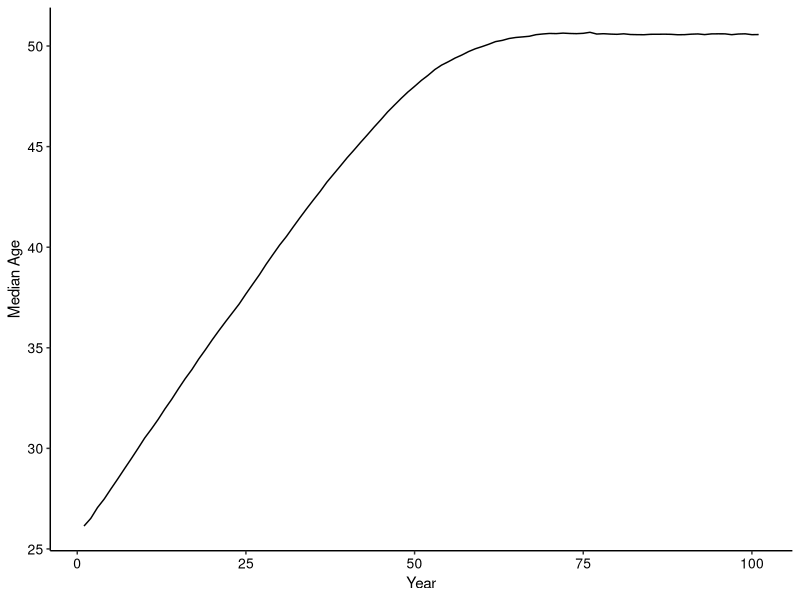
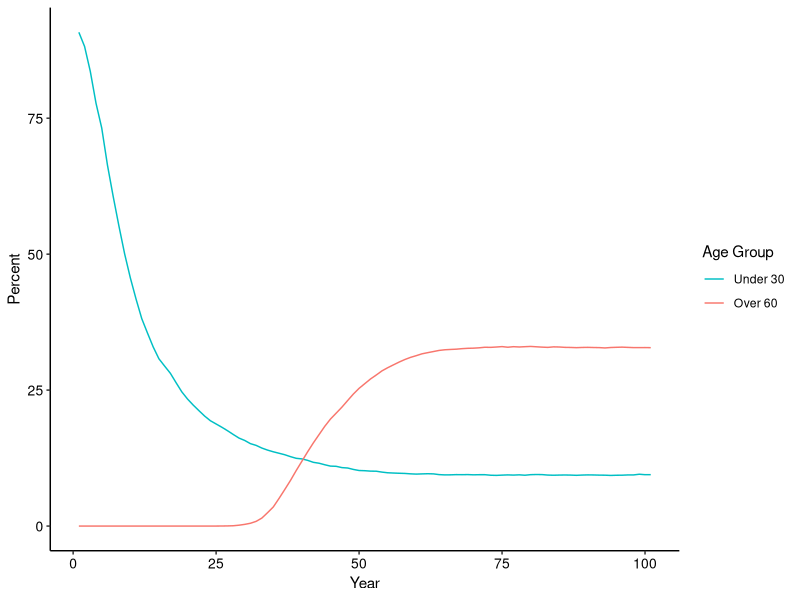
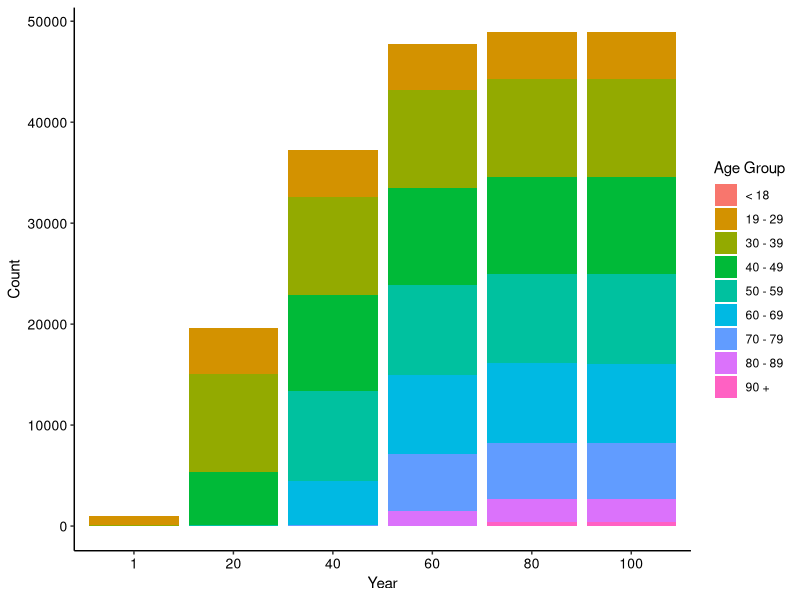
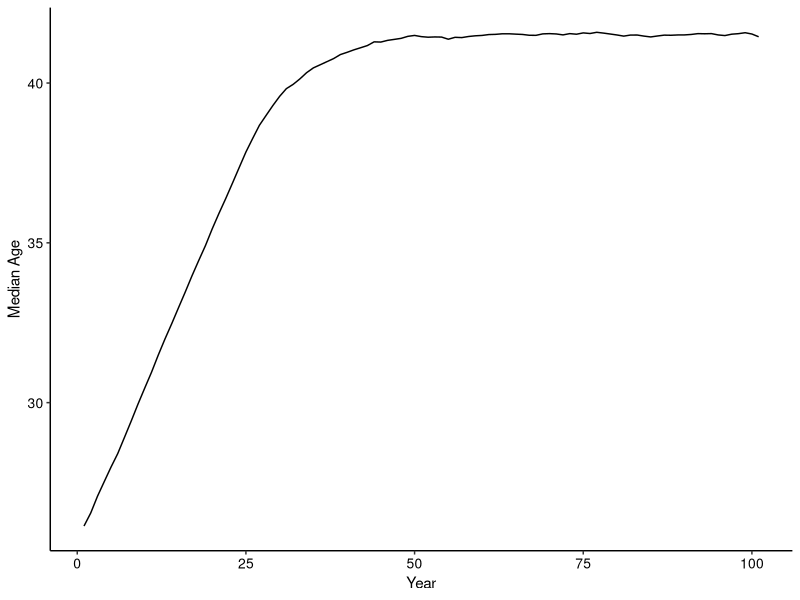
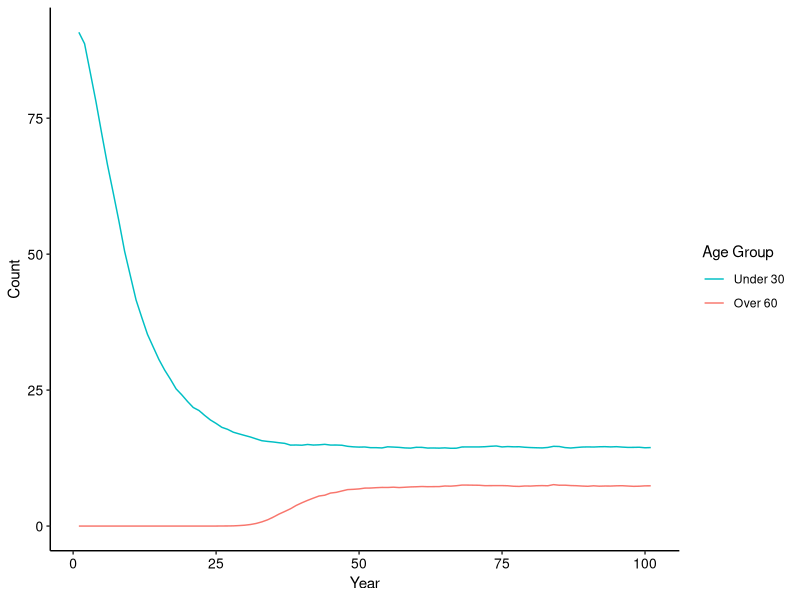
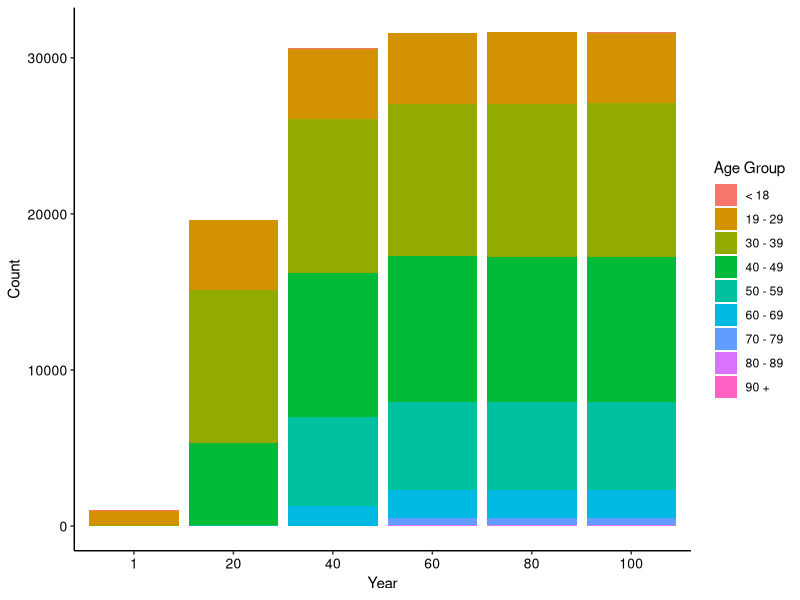
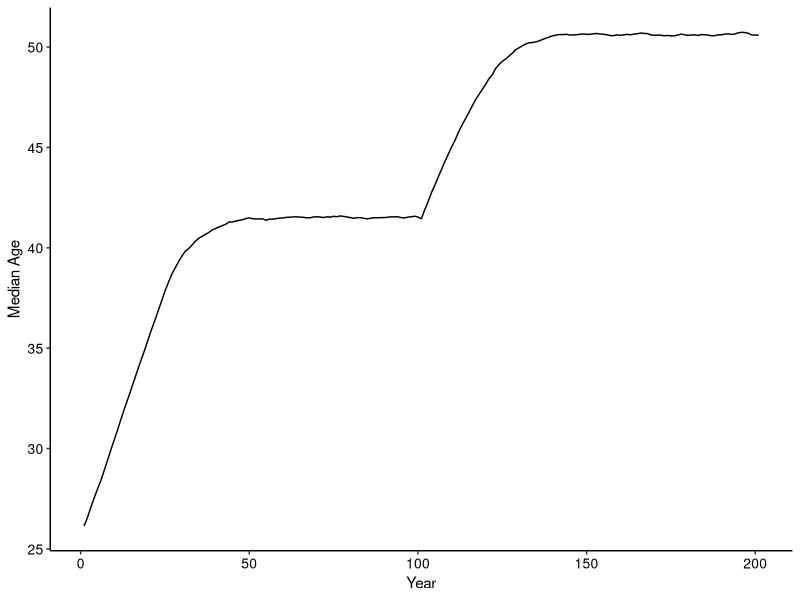
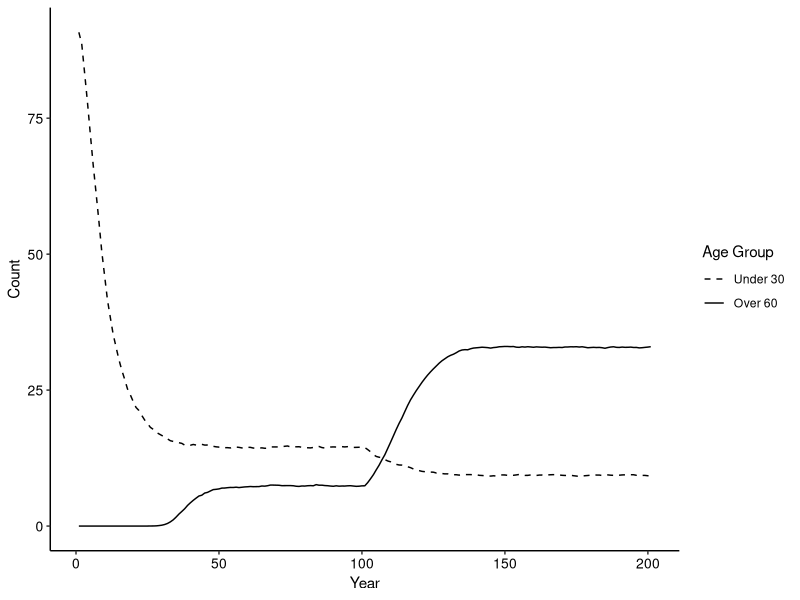

Recreate these plots in R, in order.
## ---- chunk 1
knitr::opts_chunk$set(echo = TRUE)
## ---- chunk 2
library(tidyverse)
## ---- chunk 3
set.seed(12345)
## ---- chunk 4
pop_n <- 1000 # number of people entering annually
pop_mean <- 26 # mean age of people entering
pop_sd <- 3 # standard deviation of people entering
parole_eligibility <- 25 # number of years before eligible for parole
parole_prob <- 0.9 # probability of earning parole
## ---- chunk 5
# stores individual members of population
population <- 
  rnorm(n = pop_n, mean = pop_mean, sd = pop_sd) %>% 
  enframe() %>% 
  select(value) %>% 
  rename(original_age = value) %>% 
  mutate(current_age = original_age, years_incarcerated = 0)

# stores median & number of people in age groups
overall <-
  tibble(year = 1, total = nrow(population), 
         median_age = median(population$current_age)) %>% 
  mutate("< 18" = pull(count(filter(population, current_age < 19))),
         "19 - 29" = pull(count(filter(population, current_age >= 19 & current_age < 30))),
         "30 - 39" = pull(count(filter(population, current_age >= 30 & current_age < 40))),
         "40 - 49" = pull(count(filter(population, current_age >= 40 & current_age < 50))),
         "50 - 59" = pull(count(filter(population, current_age >= 50 & current_age < 60))),
         "60 - 69" = pull(count(filter(population, current_age >= 60 & current_age < 70))),
         "70 - 79" = pull(count(filter(population, current_age >= 70 & current_age < 80))),
         "80 - 89" = pull(count(filter(population, current_age >= 80 & current_age < 90))),
         "90 +" = pull(count(filter(population, current_age >= 90))))
## ---- chunk 6
one_year_population <- function(data) {
  # age & years incarcerated increases by 1
  data$current_age <- data$current_age + 1
  data$years_incarcerated <- data$years_incarcerated + 1
  
  # creates age group cohorts & randomly removes fraction based on cohort
  less_than_18 <- filter(data, current_age < 19)
  less_than_18 <- sample_frac(less_than_18, (1 - 0.0007))
  
  `19_to_29` <- filter(data, current_age >= 19 & current_age < 30)
  `19_to_29` <- sample_frac(`19_to_29`, (1 - 0.0013))
  
  `30_to_39` <- filter(data, current_age >= 30 & current_age < 40)
  `30_to_39` <- sample_frac(`30_to_39`, (1 - 0.0019))
  
  `40_to_49` <- filter(data, current_age >= 40 & current_age < 50)
  `40_to_49` <- sample_frac(`40_to_49`, (1 - 0.0040))
  
  `50_to_59` <- filter(data, current_age >= 50 & current_age < 60)
  `50_to_59` <- sample_frac(`50_to_59`, (1 - 0.0088))
  
  `60_to_69` <- filter(data, current_age >= 60 & current_age < 70)
  `60_to_69` <- sample_frac(`60_to_69`, (1 - 0.0178))
  
  `70_to_79` <- filter(data, current_age >= 70 & current_age < 80)
  `70_to_79` <- sample_frac(`70_to_79`, (1 - 0.0439))
  
  `80_to_89` <- filter(data, current_age >= 80 & current_age < 90)
  `80_to_89` <- sample_frac(`80_to_89`, (1 - 0.1345))
  
  over_90 <- filter(data, current_age >= 90)
  over_90 <- sample_frac(over_90, (1 - 0.1926))
  
  data <- do.call("rbind", list(less_than_18, `19_to_29`, `30_to_39`, `40_to_49`, `50_to_59`, 
                                `60_to_69`,`70_to_79`, `80_to_89`, over_90))
  
  # adds 1000 more
  incoming <- 
    rnorm(n = pop_n, mean = pop_mean, sd = pop_sd) %>% 
    enframe() %>% 
    select(value) %>% 
    rename(original_age = value) %>% 
    mutate(current_age = original_age, years_incarcerated = 0)
  data <- rbind(data, incoming)
  
  # removes any observations with age less than 16 or greater than 100
  data <- data %>% 
    filter(current_age >= 16 & current_age < 100)
}

one_year_overall <- function(data, p) {
    incoming <-
      tibble(year = last(data$year) + 1, total = nrow(p),
             median_age = median(p$current_age)) %>% 
        mutate("< 18" = pull(count(filter(p, current_age < 19))),
               "19 - 29" = pull(count(filter(p, current_age >= 19 & current_age < 30))),
               "30 - 39" = pull(count(filter(p, current_age >= 30 & current_age < 40))),
               "40 - 49" = pull(count(filter(p, current_age >= 40 & current_age < 50))),
               "50 - 59" = pull(count(filter(p, current_age >= 50 & current_age < 60))),
               "60 - 69" = pull(count(filter(p, current_age >= 60 & current_age < 70))),
               "70 - 79" = pull(count(filter(p, current_age >= 70 & current_age < 80))),
               "80 - 89" = pull(count(filter(p, current_age >= 80 & current_age < 90))),
               "90 +" = pull(count(filter(p, current_age >= 90))))
    data <- rbind(data, incoming)
}
## ---- chunk 7
# extend 100 years until stable
no_parole_population <- population
no_parole_overall <- overall

for (i in 1:100) {
  no_parole_population <- one_year_population(no_parole_population)
  no_parole_overall <- one_year_overall(no_parole_overall, no_parole_population)
}
## ---- chunk 8
one_year_parole <- function(data) {
  data$current_age <- data$current_age + 1
  data$years_incarcerated <- data$years_incarcerated + 1
  
  less_than_18 <- filter(data, current_age < 19)
  less_than_18 <- sample_frac(less_than_18, (1 - 0.0007))
  
  `19_to_29` <- filter(data, current_age >= 19 & current_age < 30)
  `19_to_29` <- sample_frac(`19_to_29`, (1 - 0.0013))
  
  `30_to_39` <- filter(data, current_age >= 30 & current_age < 40)
  `30_to_39` <- sample_frac(`30_to_39`, (1 - 0.0019))
  
  `40_to_49` <- filter(data, current_age >= 40 & current_age < 50)
  `40_to_49` <- sample_frac(`40_to_49`, (1 - 0.0040))
  
  `50_to_59` <- filter(data, current_age >= 50 & current_age < 60)
  `50_to_59` <- sample_frac(`50_to_59`, (1 - 0.0088))
  
  `60_to_69` <- filter(data, current_age >= 60 & current_age < 70)
  `60_to_69` <- sample_frac(`60_to_69`, (1 - 0.0178))
  
  `70_to_79` <- filter(data, current_age >= 70 & current_age < 80)
  `70_to_79` <- sample_frac(`70_to_79`, (1 - 0.0439))
  
  `80_to_89` <- filter(data, current_age >= 80 & current_age < 90)
  `80_to_89` <- sample_frac(`80_to_89`, (1 - 0.1345))
  
  over_90 <- filter(data, current_age >= 90)
  over_90 <- sample_frac(over_90, (1 - 0.1926))
  
  data <- do.call("rbind", list(less_than_18, `19_to_29`, `30_to_39`, `40_to_49`, `50_to_59`, 
                                `60_to_69`,`70_to_79`, `80_to_89`, over_90))
  
  eligible <- sample_frac(filter(data, years_incarcerated >= parole_eligibility), parole_prob)
  ineligible <- filter(data, years_incarcerated < parole_eligibility)
  data <- rbind(eligible, ineligible)
  
  incoming <- 
    rnorm(n = pop_n, mean = pop_mean, sd = pop_sd) %>% 
    enframe() %>% 
    select(value) %>% 
    rename(original_age = value) %>% 
    mutate(current_age = original_age, years_incarcerated = 0)
  data <- rbind(data, incoming)
  
  data <- data %>% 
    filter(current_age >= 16 & current_age < 100)
}
## ---- chunk 9
parole_population <- population
parole_overall <- overall

for (i in 1:100) {
  parole_population <- one_year_parole(parole_population)
  parole_overall <- one_year_overall(parole_overall, parole_population)
}
## ---- chunk 10
policy_population <- parole_population
policy_overall <- parole_overall

for (i in 1:100) {
  policy_population <- one_year_population(policy_population)
  policy_overall <- one_year_overall(policy_overall, policy_population)
}
## ---- chunk 11
ggplot(data = no_parole_overall, mapping = aes(x = year, y = median_age)) +
  geom_line() +
  labs(x = "Year", y = "Median Age") +
  theme_classic() +
  theme(axis.text.x = element_text(color = "#000000", size = 10),
        axis.text.y = element_text(color = "#000000", size = 10))

no_parole_overall %>% 
  mutate(under_30 = (`19 - 29` + `< 18`) / total * 100, 
         over_60 = (`60 - 69` + `70 - 79` + `80 - 89` + `90 +`) / total * 100) %>% 
  select(year, under_30, over_60) %>% 
  ggplot(data = ., mapping = aes(x = year, group = 1)) +
  geom_line(mapping = aes(y = under_30, color = "under_30")) +
  geom_line(mapping = aes(y = over_60, color = "over_60")) +
  labs(x = "Year", y = "Percent") +
  scale_color_discrete(name = "Age Group",
                       breaks = c("under_30", "over_60"), labels = c("Under 30", "Over 60")) +
  theme_classic() +
  theme(axis.text.x = element_text(color = "#000000", size = 10),
        axis.text.y = element_text(color = "#000000", size = 10))

no_parole_overall_long <- no_parole_overall %>% 
  select(year, `< 18`:`90 +`) %>% 
  mutate(year = as.character(year)) %>% 
  pivot_longer(-year, names_to = "age_group", values_to = "count")

ggplot(data = no_parole_overall_long, mapping = aes(x = year, y = count, fill = age_group)) +
  geom_bar(stat = "identity") +
  labs(x = "Year", y = "Count") +
  scale_x_discrete(limits = c("1", "20", "40", "60", "80", "100")) +
  scale_fill_discrete(name = "Age Group",
                      breaks = c("< 18", "19 - 29", "30 - 39", "40 - 49", "50 - 59", "60 - 69",
                                 "70 - 79", "80 - 89", "90 +")) +
  theme_classic() +
  theme(axis.text.x = element_text(color = "#000000", size = 10),
        axis.text.y = element_text(color = "#000000", size = 10))
## ---- chunk 12
simulation_base <- no_parole_overall %>% 
  filter(year == 100) %>%
  mutate(`< 18` = `< 18` / total * 100, `19 - 29` = `19 - 29` / total * 100,
         `30 - 39` = `30 - 39` / total * 100, `40 - 49` = `40 - 49` / total * 100,
         `50 - 59` = `50 - 59` / total * 100, `60 - 69` = `60 - 69` / total * 100,
         `70 - 79` = `70 - 79` / total * 100, `80 - 89` = `80 - 89` / total * 100,
         `90 +` = `90 +` / total * 100) %>% 
  select(total:`90 +`)
## ---- chunk 13
ggplot(data = parole_overall, mapping = aes(x = year, y = median_age)) +
  geom_line() +
  labs(x = "Year", y = "Median Age") +
  theme_classic() +
  theme(axis.text.x = element_text(color = "#000000", size = 10),
        axis.text.y = element_text(color = "#000000", size = 10))

parole_overall %>% 
  mutate(under_30 = (`19 - 29` + `< 18`) / total * 100, 
         over_60 = (`60 - 69` + `70 - 79` + `80 - 89` + `90 +`) / total * 100) %>% 
  select(year, under_30, over_60) %>% 
  ggplot(data = ., mapping = aes(x = year, group = 1)) +
  geom_line(mapping = aes(y = under_30, color = "under_30")) +
  geom_line(mapping = aes(y = over_60, color = "over_60")) +
  labs(x = "Year", y = "Count") +
  scale_color_discrete(name = "Age Group",
                       breaks = c("under_30", "over_60"), labels = c("Under 30", "Over 60")) +
  theme_classic() +
  theme(axis.text.x = element_text(color = "#000000", size = 10),
        axis.text.y = element_text(color = "#000000", size = 10))

parole_overall_long <- parole_overall %>% 
  select(year, `< 18`:`90 +`) %>% 
  mutate(year = as.character(year)) %>% 
  pivot_longer(-year, names_to = "age_group", values_to = "count")

ggplot(data = parole_overall_long, mapping = aes(x = year, y = count, fill = age_group)) +
  geom_bar(stat = "identity") +
  labs(x = "Year", y = "Count") +
  scale_x_discrete(limits = c("1", "20", "40", "60", "80", "100")) +
  scale_fill_discrete(name = "Age Group",
                      breaks = c("< 18", "19 - 29", "30 - 39", "40 - 49", "50 - 59", "60 - 69",
                                 "70 - 79", "80 - 89", "90 +")) +
  theme_classic() +
  theme(axis.text.x = element_text(color = "#000000", size = 10),
        axis.text.y = element_text(color = "#000000", size = 10))
## ---- chunk 14
simulation_parole <- parole_overall %>% 
  filter(year == 100) %>%
  mutate(over_60 = (`60 - 69` + `70 - 79` + `80 - 89` + `90 +`) / total * 100,
         `< 18` = `< 18` / total * 100, `19 - 29` = `19 - 29` / total * 100,
         `30 - 39` = `30 - 39` / total * 100, `40 - 49` = `40 - 49` / total * 100,
         `50 - 59` = `50 - 59` / total * 100, `60 - 69` = `60 - 69` / total * 100,
         `70 - 79` = `70 - 79` / total * 100, `80 - 89` = `80 - 89` / total * 100,
         `90 +` = `90 +` / total * 100) %>%
  select(total, median_age, over_60)
## ---- chunk 15
ggplot(data = policy_overall) +
  geom_line(mapping = aes(x = year, y = median_age)) +
  labs(x = "Year", y = "Median Age") +
  theme_classic() +
  theme(axis.text.x = element_text(color = "#000000", size = 10),
        axis.text.y = element_text(color = "#000000", size = 10))

policy_overall %>% 
  mutate(under_30 = (`19 - 29` + `< 18`) / total * 100, 
         over_60 = (`60 - 69` + `70 - 79` + `80 - 89` + `90 +`) / total * 100) %>% 
  select(year, under_30, over_60) %>% 
  ggplot(data = ., mapping = aes(x = year, group = 1)) +
  geom_line(mapping = aes(y = under_30, linetype = "dashed")) +
  geom_line(mapping = aes(y = over_60, linetype = "solid")) +
  labs(x = "Year", y = "Count") +
  scale_linetype_manual(name = "Age Group",
                        values = c("dashed", "solid"), labels = c("Under 30", "Over 60")) +
  theme_classic() +
  theme(axis.text.x = element_text(color = "#000000", size = 10),
        axis.text.y = element_text(color = "#000000", size = 10))

policy_overall_long <- policy_overall %>% 
  mutate(`< 30` = `19 - 29` + `< 18`, `30 - 60` = `30 - 39` + `40 - 49` + `50 - 59`,
         `60 +` = `60 - 69` + `70 - 79` + `80 - 89` + `90 +`) %>% 
  select(year, `< 30`, `30 - 60`, `60 +`) %>% 
  mutate(year = as.character(year)) %>% 
  pivot_longer(-year, names_to = "age_group", values_to = "count")

ggplot(data = policy_overall_long, mapping = aes(x = year, y = count, fill = age_group)) +
  geom_col() +
  labs(x = "Year", y = "Count", fill = "Age Group") +
  scale_x_discrete(limits = c("100", "105", "110", "115", "120", "125", 
                              "130", "135", "140", "145", "150")) +
  theme_classic() +
  theme(axis.text.x = element_text(color = "#000000", size = 10),
        axis.text.y = element_text(color = "#000000", size = 10)) +
  scale_fill_grey()
## ---- chunk 16
simulation_policy <- policy_overall %>% 
  filter(year > 100) %>%
  mutate(over_60 = (`60 - 69` + `70 - 79` + `80 - 89` + `90 +`) / total * 100) %>%
  select(year, total, median_age, over_60)
## ---- chunk 17
population_e <- no_parole_population
overall_e <- no_parole_overall
for (i in 1:100) {
  population_e <- one_year_population(population_e)
  overall_e <- one_year_overall(overall_e, population_e)
}
## ---- chunk 18
ggplot(data = overall_e, mapping = aes(x = year, y = median_age)) +
  geom_line() +
  labs(title = "Median Age Over Time", x = "Year", y = "Median Age")

overall_e %>% 
  mutate(under_30 = (`19 - 29` + `< 18`) / total * 100, 
         over_60 = (`60 - 69` + `70 - 79` + `80 - 89` + `90 +`) / total * 100) %>% 
  select(year, under_30, over_60) %>% 
  ggplot(data = ., mapping = aes(x = year, group = 1)) +
  geom_line(mapping = aes(y = under_30, color = "under_30")) +
  geom_line(mapping = aes(y = over_60, color = "over_60")) +
  labs(title = "Percent Under 30 & Over 60 Over Time", x = "Year", y = "Count") +
  scale_color_discrete(name = "Age Group",
                       breaks = c("under_30", "over_60"), labels = c("Under 30", "Over 60"))

overall_e_long <- overall_e %>% 
  select(year, `< 18`:`90 +`) %>% 
  mutate(year = as.character(year)) %>% 
  pivot_longer(-year, names_to = "age_group", values_to = "count") %>% 
  filter(year == "1" | year == "21" | year == "41" | year == "61" | year == "81" | 
           year == "101" | year == "121" | year == "141" | year == "161" | year == "181" |
           year == "201")

ggplot(data = overall_e_long, mapping = aes(x = year, y = count, fill = age_group)) +
  geom_bar(position = "stack", stat = "identity") +
  labs(title = "Age Groups Over Time", x = "Year", y = "Count") +
  scale_x_discrete(limits = c("1", "21", "41", "61", "81", "101", "121", "141", "161", "181", 
                              "201")) +
  scale_fill_discrete(name = "Age Group",
                      breaks = c("< 18", "19 - 29", "30 - 39", "40 - 49", "50 - 59", "60 - 69",
                                 "70 - 79", "80 - 89", "90 +"))
## ---- chunk 19
parole_comparison <- parole_overall %>% 
  mutate(`< 30` = `19 - 29` + `< 18`, `30 - 60` = `30 - 39` + `40 - 49` + `50 - 59`,
         `60 +` = `60 - 69` + `70 - 79` + `80 - 89` + `90 +`) %>% 
  select(year, `< 30`, `30 - 60`, `60 +`) %>% 
  mutate(year = as.character(year)) %>% 
  pivot_longer(-year, names_to = "age_group", values_to = "count") %>% 
  filter(year == 100) %>% 
  mutate(parole = TRUE) %>% 
  select(age_group, count, parole)

no_parole_comparison <- no_parole_overall %>% 
  mutate(`< 30` = `19 - 29` + `< 18`, `30 - 60` = `30 - 39` + `40 - 49` + `50 - 59`,
         `60 +` = `60 - 69` + `70 - 79` + `80 - 89` + `90 +`) %>% 
  select(year, `< 30`, `30 - 60`, `60 +`) %>% 
  mutate(year = as.character(year)) %>% 
  pivot_longer(-year, names_to = "age_group", values_to = "count") %>% 
  filter(year == 100) %>% 
  mutate(parole = FALSE) %>% 
  select(age_group, count, parole)

comparison <- rbind(parole_comparison, no_parole_comparison)

ggplot(data = comparison, mapping = aes(x = parole, y = count, fill = age_group)) +
  geom_col() +
  labs(x = "Parole", y = "Count", fill = "Age Group") +
  scale_x_discrete(limits = c(TRUE, FALSE), labels = c("True", "False")) +
  theme_classic() +
  theme(axis.text.x = element_text(color = "#000000", size = 10),
        axis.text.y = element_text(color = "#000000", size = 10)) +
  scale_fill_grey()
## ---- chunk 20
bar_race <- no_parole_overall %>% 
  select(year, `< 18`:`90 +`) %>% 
  mutate(year = as.character(year)) %>% 
  pivot_longer(-year, names_to = "age_group", values_to = "count") %>% 
  pivot_wider(names_from = "year", values_from = "count")
## ---- chunk 21
nc <- read.csv("nc.csv")
nc %>% 
  mutate(Under30 = (AgeUnder20 + Age20to29) / PrisonPopulation * 100, 
         Over60 = (Age60to69 + Age70to79 + Age80to89 + Age90over) / PrisonPopulation * 100) %>% 
  select(year, PrisonPopulation, Under30, Over60) %>% 
  ggplot(data = ., mapping = aes(x = year, group = 1)) +
  geom_line(mapping = aes(y = Under30, color = "Under30")) +
  geom_line(mapping = aes(y = Over60, color = "Over60")) +
  labs(title = "Actual Percent Under 30 & Over 60 Over Time", x = "Year", y = "Percent") +
  scale_color_discrete(name = "Age Group",
                       breaks = c("Under30", "Over60"), labels = c("Under 30", "Over 60"))

nc_long <- nc %>% 
  select(year, AgeUnder20:Age90over) %>% 
  mutate(year = as.character(year)) %>% 
  pivot_longer(-year, names_to = "age_group", values_to = "count")

nc_long %>% 
  filter(age_group != "AgeUnder20") %>% 
  ggplot(data = ., mapping = aes(x = year, y = count, fill = age_group)) +
  geom_col() +
  labs(title = "Actual Age Groups Over Time", x = "Year", y = "Count") +
  scale_x_discrete(limits = c("1979", "1984", "1989", "1994", "1999", "2004", "2009", "2014", 
                              "2020")) +
  expand_limits(y = c(0, 50000)) +
  scale_fill_discrete(name = "Age Group",
                      breaks = c("Age20to29", "Age30to39", "Age40to49", "Age50to59", 
                                 "Age60to69", "Age70to79", "Age80to89", "Age90over"),
                      labels = c("20 - 29", "30 - 39", "40 - 49", "50 - 59", "60 - 69",
                                 "70 - 79", "80 - 89", "90 +"))
## ---- chunk 22
actual_nc <- nc %>% 
  filter(year == 2020) %>% 
  mutate(AgeUnder20 = AgeUnder20 / PrisonPopulation * 100,
         Age20to29 = Age20to29 / PrisonPopulation * 100, 
         Age30to39 = Age30to39 / PrisonPopulation * 100, 
         Age40to49 = Age40to49 / PrisonPopulation * 100, 
         Age50to59 = Age50to59 / PrisonPopulation * 100, 
         Age60to69 = Age60to69 / PrisonPopulation * 100, 
         Age70to79 = Age70to79 / PrisonPopulation * 100, 
         Age80to89 = Age80to89 / PrisonPopulation * 100, 
         Age90over = Age90over / PrisonPopulation * 100)
## ---- chunk 23
bjs <- read.csv("bjs.csv") # bureau of justice statistics
bjs_wide <- bjs %>% 
  select(RPTYEAR, AGEYREND, n) %>% 
  mutate(RPTYEAR = as.character(RPTYEAR)) %>% 
  pivot_wider(names_from = "AGEYREND", values_from = "n") %>% 
  mutate(total = `(1) 18-24 years` + `(2) 25-34 years` + `(3) 35-44 years` + 
           `(4) 45-54 years` + `(5) 55+ years`)

bjs_wide %>% 
  mutate(under_35 = (`(1) 18-24 years` + `(2) 25-34 years`) / total * 100, 
         over_55 = `(5) 55+ years` / total * 100) %>% 
  select(RPTYEAR, under_35, over_55) %>% 
  ggplot(data = ., mapping = aes(x = RPTYEAR, group = 1)) +
  geom_line(mapping = aes(y = under_35, color = "under_35")) +
  geom_line(mapping = aes(y = over_55, color = "over_55")) + 
  labs(title = "BJS Actual Percent Under 35 & Over 55 Over Time", x = "Year", y = "Percent") +
  scale_color_discrete(name = "Age Group", 
                       breaks = c("under_35", "over_55"), labels = c("Under 35", "Over 55"))

ggplot(data = bjs, mapping = aes(x = RPTYEAR, y = COUNT_THSNDS, fill = AGEYREND)) +
  geom_col() +
  labs(title = "BJS Actual Age Groups Over Time", x = "Year", y = "Count (in thousands)") +
  scale_fill_discrete(name = "Age Group",
                      breaks = c("(1) 18-24 years", "(2) 25-34 years", "(3) 35-44 years",
                                 "(4) 45-54 years", "(5) 55+ years"),
                      labels = c("18 - 24", "25 - 34", "35 - 44", "45 - 54", "55 +"))
